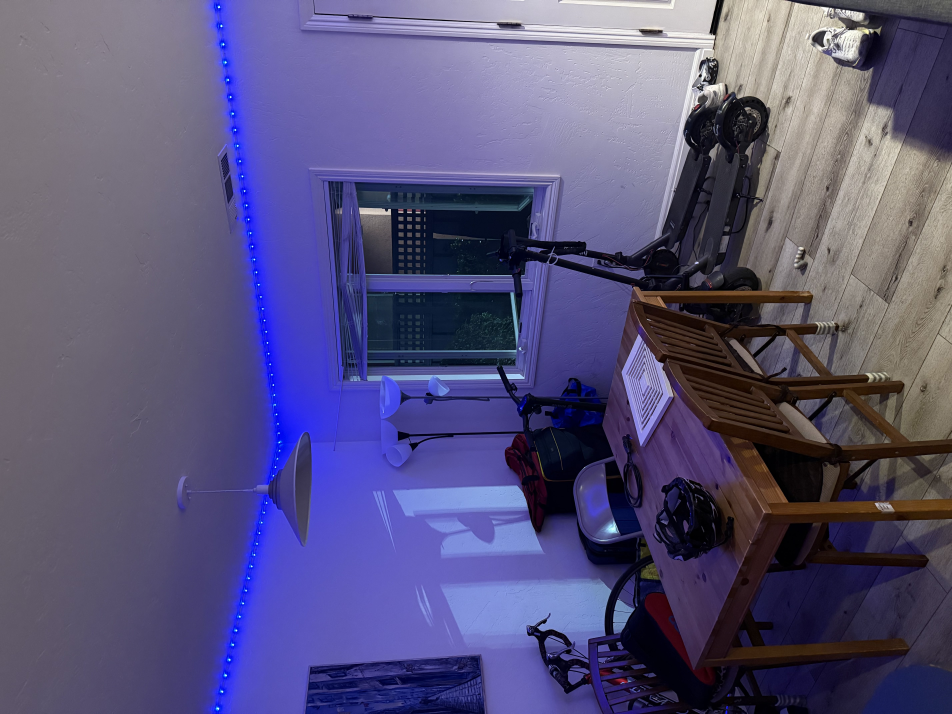
#> input picture proj3/media/IMG_5781.jpg, 5712 x 4284 px, found by its file name (shown at 1/6 size)
$ jupyter execute 'main copy.ipynb'   (shell and % lines are left out)
#> lines starting #> are read from the running program, lines starting #| are printed output that depends on the picture
[cell 1]
from PIL import Image, ImageOps
import numpy as np

def load_img_consistent(path, max_size=1200):
#> called with max_size = 1200
    img = Image.open(path)
#> img is the input picture: PIL image 5712x4284 RGB; mean R, G, B 88.2, 83.3, 122.2
    img = ImageOps.exif_transpose(img)
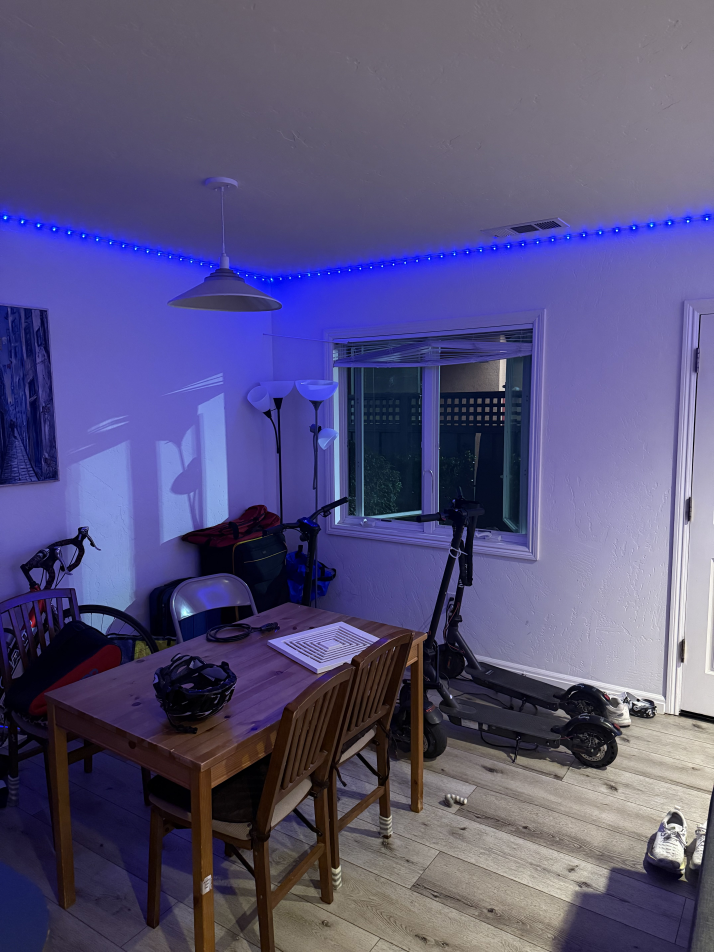
#> img: PIL image 4284x5712 RGB (shown at 1/6 size); mean R, G, B 88.2, 83.3, 122.2

    w, h = img.size
#> w = 4284; h = 5712
    scale = max(w, h) / max_size
#> scale = 4.76
    print(scale)
#| 4.76
    if scale > 1:
        new_size = (int(w / scale), int(h / scale))
#> new_size = (900, 1200)
        img = img.resize(new_size, Image.LANCZOS)
#> img: PIL image 900x1200 RGB
        print(f"Resized from {w}×{h} → {new_size}")
#| Resized from 4284×5712 → (900, 1200)

    return np.array(img)

# [10 lines left out: function normalize_points, not called in this run]

import numpy as np

# [31 lines left out: functions reprojection_errors, warp_bounds, not called in this run]


$ run again, with proj3/media/IMG_5863.jpg copied over proj3/media/IMG_5781.jpg
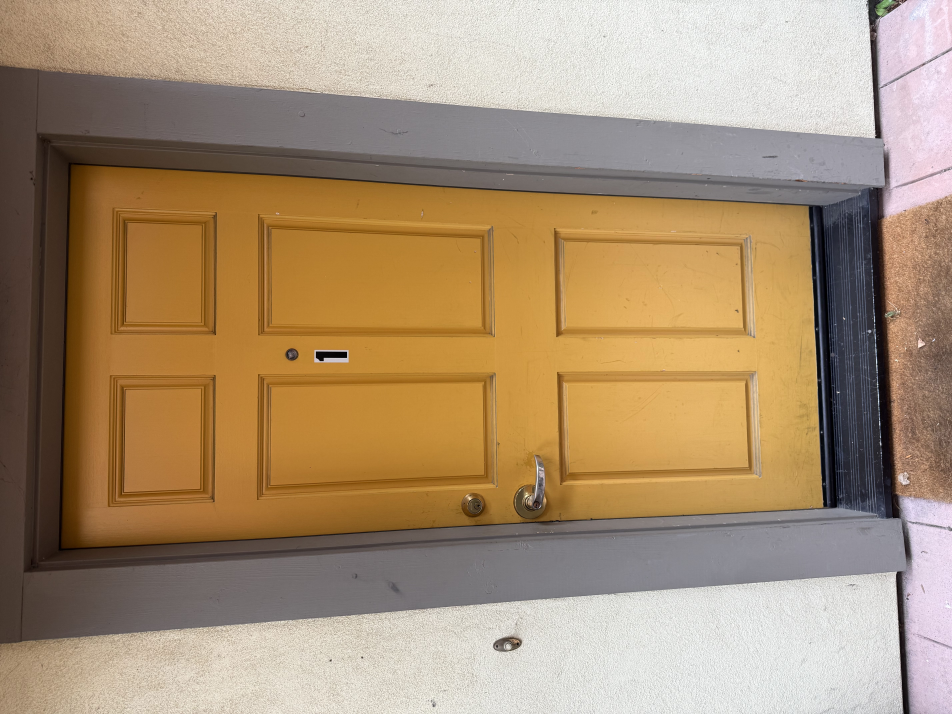
#> input picture proj3/media/IMG_5863.jpg, 5712 x 4284 px, found by its file name (shown at 1/6 size)
#> in load_img_consistent, img is the input picture: PIL image 5712x4284 RGB; mean R, G, B 168.6, 144.3, 115.4
#> in load_img_consistent, `img = ImageOps.exif_transpose(img)`:
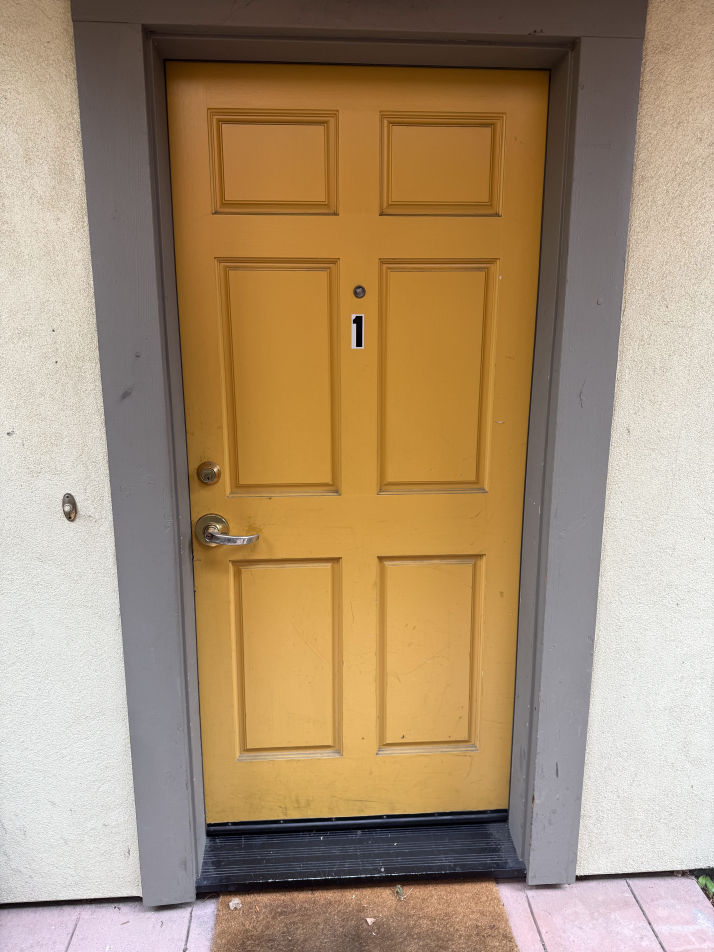
#> img: PIL image 4284x5712 RGB (shown at 1/6 size); mean R, G, B 168.6, 144.3, 115.4
#| 4.76
#| Resized from 4284×5712 → (900, 1200)

$ run again, with proj3/media/IMG_5864.jpg copied over proj3/media/IMG_5781.jpg
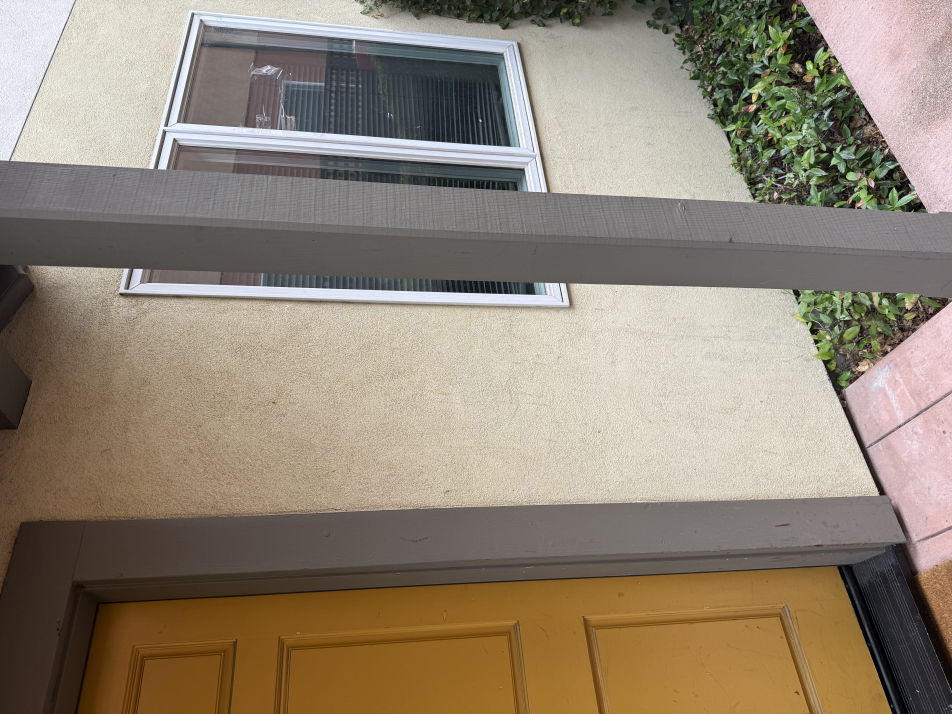
#> input picture proj3/media/IMG_5864.jpg, 5712 x 4284 px, found by its file name (shown at 1/6 size)
#> in load_img_consistent, img is the input picture: PIL image 5712x4284 RGB; mean R, G, B 145.1, 133.1, 116.7
#> in load_img_consistent, `img = ImageOps.exif_transpose(img)`:
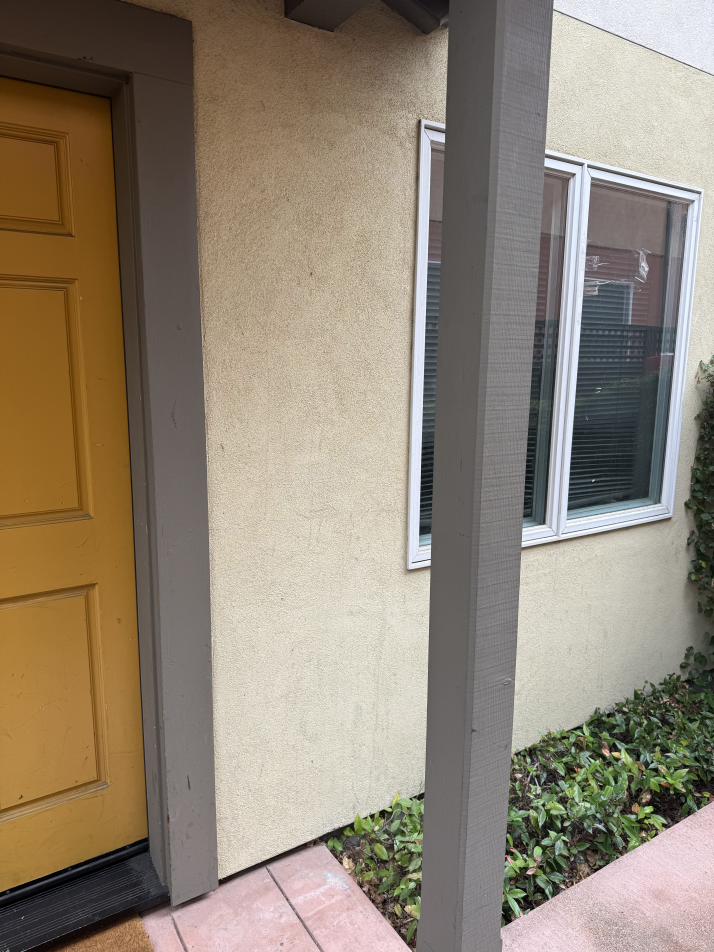
#> img: PIL image 4284x5712 RGB (shown at 1/6 size); mean R, G, B 145.1, 133.1, 116.7
#| 4.76
#| Resized from 4284×5712 → (900, 1200)

$ run again, with proj3/media/IMG_5867.jpg copied over proj3/media/IMG_5781.jpg
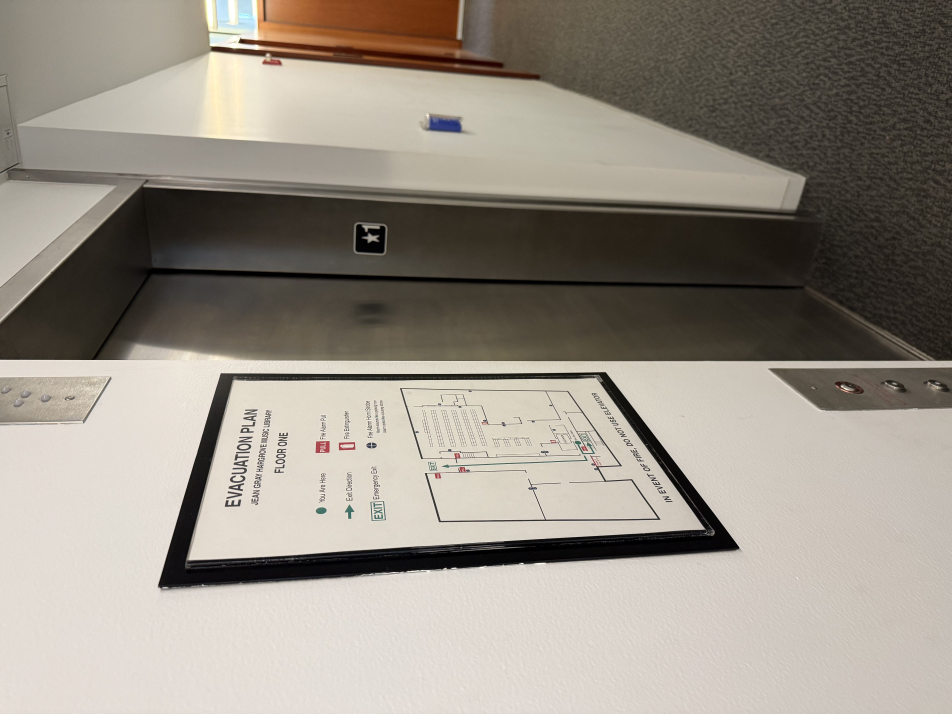
#> input picture proj3/media/IMG_5867.jpg, 5712 x 4284 px, found by its file name (shown at 1/6 size)
#> in load_img_consistent, img is the input picture: PIL image 5712x4284 RGB; mean R, G, B 151.8, 144.6, 134.2
#> in load_img_consistent, `img = ImageOps.exif_transpose(img)`:
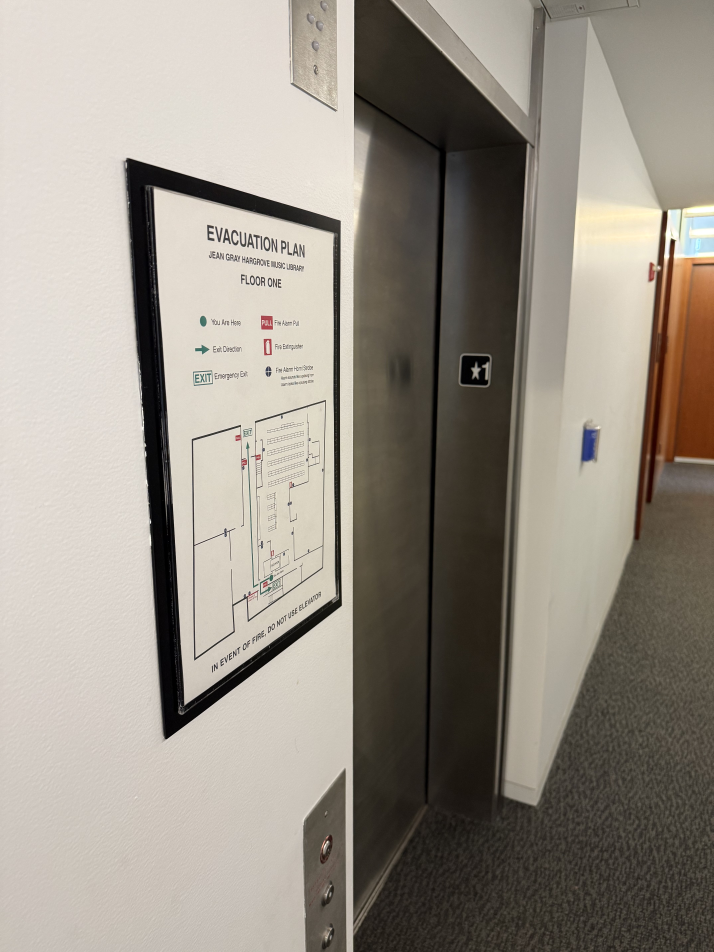
#> img: PIL image 4284x5712 RGB (shown at 1/6 size); mean R, G, B 151.8, 144.6, 134.2
#| 4.76
#| Resized from 4284×5712 → (900, 1200)
